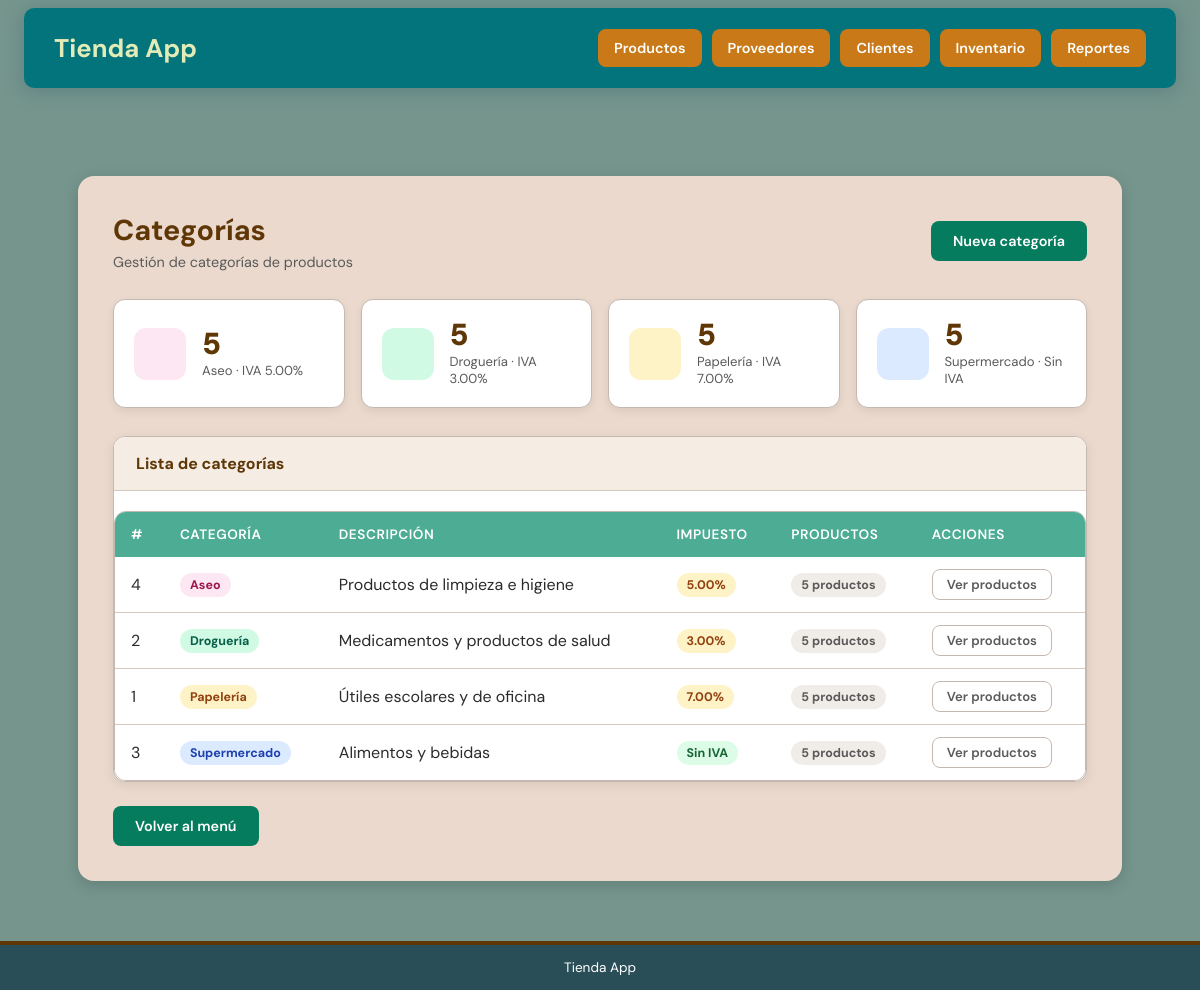
The app's page /categorias/lista_categoria.php with its own data.
### tables this page shows
CREATE TABLE categorias (
    id_categoria  INT AUTO_INCREMENT PRIMARY KEY,
    nombre        VARCHAR(50)   NOT NULL UNIQUE,
    descripcion   VARCHAR(150),
    impuesto      DECIMAL(5,2)  NOT NULL DEFAULT 0.00
     
);

### categorias/lista_categoria.php (the view, shortened to what this page needs)
<?php
require_once '../conexion.php';
$sql = "SELECT c.id_categoria, c.nombre, c.descripcion, c.impuesto,
               COUNT(p.id_producto) AS total_productos
        FROM categorias c
        LEFT JOIN productos p ON p.id_categoria = c.id_categoria
        GROUP BY c.id_categoria
        ORDER BY c.nombre";
$categorias = $pdo->query($sql)->fetchAll();
$estilos = [
    'Papelería'    => ['badge' => 'badge-papeleria',    'clase' => 'papeleria'],
    'Droguería'    => ['badge' => 'badge-drogueria',    'clase' => 'drogueria'],
    'Supermercado' => ['badge' => 'badge-supermercado', 'clase' => 'supermercado'],
    'Aseo'         => ['badge' => 'badge-aseo',         'clase' => 'aseo'],
];
function getEstilo($nombre, $campo) {
    global $estilos;
    return $estilos[$nombre][$campo] ?? 'badge-secundario';
}
?>
<!DOCTYPE html>
<html lang="es">
<head>
  <link rel="stylesheet" href="../css/style.css">
</head>
<body class="pagina-interior">
<?php include '../includes/navbar.php'; ?>
<div class="app-layout">
  <main class="content">
    <div class="content-header">
      <div>
        <h1 class="content-title">Categorías</h1>
        <p class="content-subtitle">Gestión de categorías de productos</p>
      </div>
      <a href="nueva_categoria.php" class="btn">Nueva categoría</a>
    </div>
    <?php if (!empty($categorias)): ?>
      <div class="stat-cards">
        <?php foreach ($categorias as $cat):
          $clase = getEstilo($cat['nombre'], 'clase');
          $iva   = $cat['impuesto'] > 0 ? "IVA {$cat['impuesto']}%" : "Sin IVA";
        ?>
        <div class="stat-card stat-<?= $clase ?>">
          <div class="stat-icono"></div>
          <div>
            <div class="stat-valor"><?= $cat['total_productos'] ?></div>
            <div class="stat-etiqueta"><?= htmlspecialchars($cat['nombre']) ?> &middot; <?= $iva ?></div>
          </div>
        </div>
        <?php endforeach; ?>
      </div>
    <?php endif; ?>
    <?php if (empty($categorias)): ?>
      <div class="card">
        <div class="card-body">
          <div class="estado-vacio">
            <span class="icono-vacio">—</span>
            <p>No hay categorías registradas aún.</p>
            <a href="nueva_categoria.php" class="btn">Agregar primera categoría</a>
          </div>
        </div>
      </div>
    <?php else: ?>
      <div class="card">
        <div class="card-header">
          <h3>Lista de categorías</h3>
        </div>
        <div class="tabla-wrapper">
          <table class="tabla">
            <thead>
              <tr>
                <th>#</th>
                <th>Categoría</th>
                <th>Descripción</th>
                <th>Impuesto</th>
                <th>Productos</th>
                <th>Acciones</th>
              </tr>
            </thead>
            <tbody>
              <?php foreach ($categorias as $cat):
                $badge = getEstilo($cat['nombre'], 'badge');
              ?>
              <tr>
                <td><?= $cat['id_categoria'] ?></td>
                <td><span class="badge <?= $badge ?>"><?= htmlspecialchars($cat['nombre']) ?></span></td>
                <td><?= htmlspecialchars($cat['descripcion'] ?? '—') ?></td>
                <td>
                  <?php if ($cat['impuesto'] > 0): ?>
                    <span class="badge badge-advertencia"><?= $cat['impuesto'] ?>%</span>
                  <?php else: ?>
                    <span class="badge badge-exito">Sin IVA</span>
                  <?php endif; ?>
                </td>
                <td><span class="badge badge-secundario"><?= $cat['total_productos'] ?> productos</span></td>
                <td>
                  <div class="td-acciones">
                    <a href="../productos/lista_producto.php?categoria=<?= $cat['id_categoria'] ?>"
                       class="btn btn-sm btn-contorno">Ver productos</a>
                  </div>
                </td>
              </tr>
              <?php endforeach; ?>
            </tbody>
          </table>
        </div>
      </div>
    <?php endif; ?>
    <a href="../index.php" class="btn-volver btn">Volver al menú</a>
  </main>
</div>
<footer class="footer">
  <p>Tienda App</p>
</footer>
</body>
</html>

### records on screen
categorias: total_productos "5", nombre "Aseo", impuesto "IVA 5.00%", id_categoria "4", descripcion "Productos de limpieza e higiene", impuesto "5.00"
categorias: total_productos "5", nombre "Droguería", impuesto "IVA 3.00%", id_categoria "2", descripcion "Medicamentos y productos de salud", impuesto "3.00"
categorias: total_productos "5", nombre "Papelería", impuesto "IVA 7.00%", id_categoria "1", descripcion "Útiles escolares y de oficina", impuesto "7.00"
categorias: total_productos "5", nombre "Supermercado", impuesto "Sin IVA", id_categoria "3", descripcion "Alimentos y bebidas"
